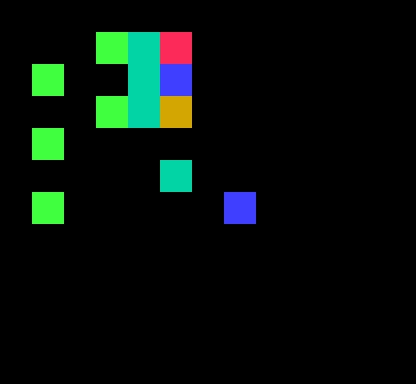

Rendered tile map (Tiled .tmx) drawn with the repository's tilesets; below, a short description and the full map source, tile grids included:
An orthogonal 13x12 tile map with 32x32 px tiles, 1 tile layer (tiles) and 18 objects (9x Static, 8x Interactive, Start).

<map version="1.5" tiledversion="1.5.0" orientation="orthogonal" renderorder="right-down" width="13" height="12" tilewidth="32" tileheight="32" infinite="0" nextlayerid="3" nextobjectid="23">
 <properties>
  <property name="Turn Limit" value="600" />
 </properties>
 <tileset firstgid="1" source="../basic.tsx" />
 <layer id="1" name="tiles" width="13" height="12">
  <data encoding="csv">
11,11,11,11,11,11,11,11,11,11,11,11,11,
11,0,0,32,28,13,11,0,0,0,0,0,11,
11,32,0,0,28,22,11,0,11,11,11,0,11,
11,0,0,32,28,38,11,0,11,11,11,0,11,
11,32,0,0,11,0,0,0,11,11,11,0,11,
11,0,0,0,11,28,11,11,11,11,11,0,11,
11,32,0,0,11,0,0,22,11,11,11,0,11,
11,0,0,0,11,0,0,0,11,11,11,0,11,
11,0,0,0,0,0,0,0,11,11,11,0,11,
11,0,0,11,11,11,11,11,11,11,11,0,11,
11,0,0,0,0,0,0,0,0,0,0,0,11,
11,11,11,11,11,11,11,11,11,11,11,11,11
</data>
 </layer>
 <objectgroup id="2" name="objects">
  <object id="1" name="Start" type="Start" gid="17" x="160" y="256" width="32" height="32" />
  <object id="2" name="Flag" type="Static" gid="37" x="160" y="128" width="32" height="32">
   <properties>
    <property name="Group" type="int" value="12" />
    <property name="Properties" value="win, kills" />
   </properties>
  </object>
  <object id="3" name="transform Flag to 3" type="Interactive" gid="32" x="32" y="224" width="32" height="32">
   <properties>
    <property name="Group" type="int" value="5" />
    <property name="Transform group" type="int" value="12" />
    <property name="Transform onto" type="int" value="3" />
   </properties>
  </object>
  <object id="4" name="glass" type="Static" gid="28" x="128" y="64" width="32" height="32">
   <properties>
    <property name="Group" type="int" value="11" />
    <property name="Properties" value="unpassable" />
   </properties>
  </object>
  <object id="5" name="glass" type="Static" gid="28" x="128" y="96" width="32" height="32">
   <properties>
    <property name="Group" type="int" value="11" />
    <property name="Properties" value="unpassable" />
   </properties>
  </object>
  <object id="6" name="glass" type="Static" gid="28" x="128" y="128" width="32" height="32">
   <properties>
    <property name="Group" type="int" value="11" />
    <property name="Properties" value="unpassable" />
   </properties>
  </object>
  <object id="7" name="glass" type="Static" gid="28" x="160" y="192" width="32" height="32">
   <properties>
    <property name="Group" type="int" value="11" />
    <property name="Properties" value="unpassable" />
   </properties>
  </object>
  <object id="8" name="3" type="Static" gid="22" x="160" y="96" width="32" height="32">
   <properties>
    <property name="Group" type="int" value="3" />
    <property name="Properties" value="unpassable" />
   </properties>
  </object>
  <object id="9" name="3" type="Static" gid="22" x="224" y="224" width="32" height="32">
   <properties>
    <property name="Group" type="int" value="3" />
    <property name="Properties" value="unpassable" />
   </properties>
  </object>
  <object id="10" name="3" type="Static" gid="22" x="32" y="352" width="32" height="32">
   <properties>
    <property name="Group" type="int" value="3" />
    <property name="Properties" value="unpassable" />
   </properties>
  </object>
  <object id="13" name="toggle 'blocks vision' to glass" type="Interactive" gid="32" x="96" y="192" width="32" height="32">
   <properties>
    <property name="Group" type="int" value="15" />
    <property name="Transform group" type="int" value="11" />
    <property name="toggle property" value="blocks vision" />
   </properties>
  </object>
  <object id="15" name="transform Flag to glass" type="Interactive" gid="32" x="96" y="256" width="32" height="32">
   <properties>
    <property name="Group" type="int" value="5" />
    <property name="Transform group" type="int" value="12" />
    <property name="Transform onto" type="int" value="11" />
   </properties>
  </object>
  <object id="17" name="2" type="Static" gid="12" x="160" y="64" width="32" height="32">
   <properties>
    <property name="Group" type="int" value="2" />
    <property name="Properties" value="" />
   </properties>
  </object>
  <object id="18" name="toggle 'unpassable' to 3" type="Interactive" gid="32" x="32" y="96" width="32" height="32">
   <properties>
    <property name="Group" type="int" value="15" />
    <property name="Transform group" type="int" value="3" />
    <property name="toggle property" value="unpassable" />
   </properties>
  </object>
  <object id="19" name="toggle 'win condition' to 2" type="Interactive" gid="32" x="32" y="288" width="32" height="32">
   <properties>
    <property name="Group" type="int" value="15" />
    <property name="Transform group" type="int" value="2" />
    <property name="toggle property" value="win" />
   </properties>
  </object>
  <object id="20" name="toggle 'blocks vision' to 3" type="Interactive" gid="32" x="32" y="160" width="32" height="32">
   <properties>
    <property name="Group" type="int" value="15" />
    <property name="Transform group" type="int" value="3" />
    <property name="toggle property" value="blocks vision" />
   </properties>
  </object>
  <object id="21" name="toggle 'kills' to 3" type="Interactive" gid="32" x="96" y="128" width="32" height="32">
   <properties>
    <property name="Group" type="int" value="15" />
    <property name="Transform group" type="int" value="3" />
    <property name="toggle property" value="kills" />
   </properties>
  </object>
  <object id="22" name="transform 2 to 3" type="Interactive" gid="32" x="96" y="64" width="32" height="32">
   <properties>
    <property name="Group" type="int" value="5" />
    <property name="Transform group" type="int" value="2" />
    <property name="Transform onto" type="int" value="3" />
   </properties>
  </object>
 </objectgroup>
</map>
